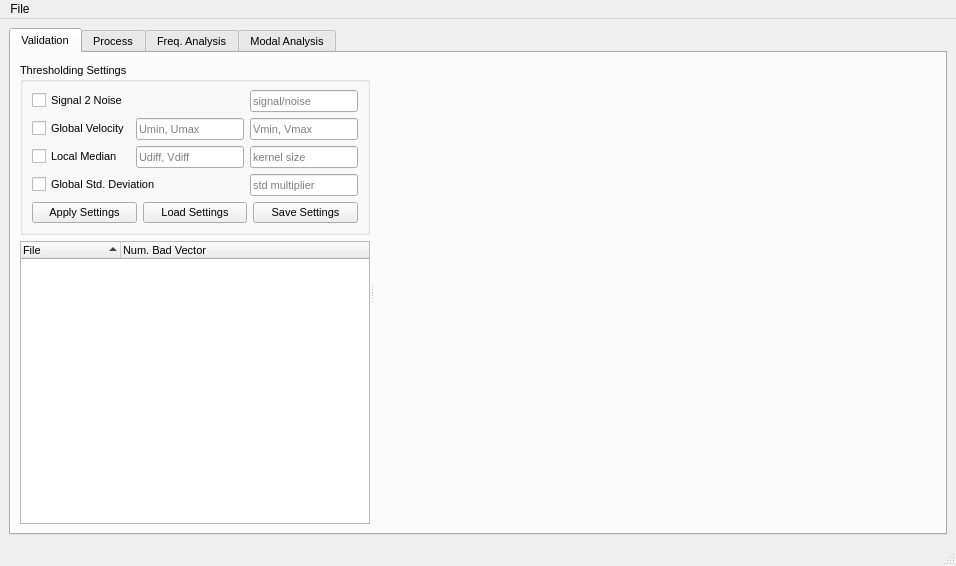
<?xml version="1.0" encoding="UTF-8"?>
<ui version="4.0">
 <class>MainWindow</class>
 <widget class="QMainWindow" name="MainWindow">
  <property name="enabled">
   <bool>true</bool>
  </property>
  <property name="geometry">
   <rect>
    <x>0</x>
    <y>0</y>
    <width>956</width>
    <height>566</height>
   </rect>
  </property>
  <property name="contextMenuPolicy">
   <enum>Qt::DefaultContextMenu</enum>
  </property>
  <property name="acceptDrops">
   <bool>false</bool>
  </property>
  <property name="windowTitle">
   <string>PIV - Build 101</string>
  </property>
  <property name="windowOpacity">
   <double>1.000000000000000</double>
  </property>
  <property name="autoFillBackground">
   <bool>false</bool>
  </property>
  <property name="tabShape">
   <enum>QTabWidget::Rounded</enum>
  </property>
  <widget class="QWidget" name="centralwidget">
   <layout class="QGridLayout" name="gridLayout_3">
    <item row="0" column="0">
     <widget class="QTabWidget" name="Main_tabs">
      <property name="enabled">
       <bool>true</bool>
      </property>
      <property name="font">
       <font>
        <pointsize>8</pointsize>
        <weight>50</weight>
        <italic>false</italic>
        <bold>false</bold>
        <underline>false</underline>
        <strikeout>false</strikeout>
       </font>
      </property>
      <property name="acceptDrops">
       <bool>false</bool>
      </property>
      <property name="accessibleDescription">
       <string/>
      </property>
      <property name="autoFillBackground">
       <bool>false</bool>
      </property>
      <property name="tabPosition">
       <enum>QTabWidget::North</enum>
      </property>
      <property name="tabShape">
       <enum>QTabWidget::Rounded</enum>
      </property>
      <property name="currentIndex">
       <number>0</number>
      </property>
      <property name="elideMode">
       <enum>Qt::ElideNone</enum>
      </property>
      <property name="usesScrollButtons">
       <bool>true</bool>
      </property>
      <property name="documentMode">
       <bool>false</bool>
      </property>
      <property name="tabsClosable">
       <bool>false</bool>
      </property>
      <property name="movable">
       <bool>false</bool>
      </property>
      <property name="tabBarAutoHide">
       <bool>false</bool>
      </property>
      <widget class="QWidget" name="Validation">
       <property name="enabled">
        <bool>true</bool>
       </property>
       <attribute name="title">
        <string>Validation</string>
       </attribute>
       <layout class="QGridLayout" name="gridLayout_4">
        <item row="0" column="0">
         <widget class="QSplitter" name="splitter">
          <property name="sizePolicy">
           <sizepolicy hsizetype="Expanding" vsizetype="Preferred">
            <horstretch>0</horstretch>
            <verstretch>0</verstretch>
           </sizepolicy>
          </property>
          <property name="orientation">
           <enum>Qt::Horizontal</enum>
          </property>
          <widget class="QWidget" name="layoutWidget">
           <layout class="QVBoxLayout" name="verticalLayout" stretch="0,0">
            <item>
             <widget class="QGroupBox" name="settings_GB">
              <property name="enabled">
               <bool>true</bool>
              </property>
              <property name="sizePolicy">
               <sizepolicy hsizetype="Preferred" vsizetype="Preferred">
                <horstretch>0</horstretch>
                <verstretch>0</verstretch>
               </sizepolicy>
              </property>
              <property name="minimumSize">
               <size>
                <width>0</width>
                <height>0</height>
               </size>
              </property>
              <property name="font">
               <font>
                <pointsize>8</pointsize>
                <weight>50</weight>
                <italic>false</italic>
                <bold>false</bold>
                <kerning>true</kerning>
               </font>
              </property>
              <property name="autoFillBackground">
               <bool>false</bool>
              </property>
              <property name="title">
               <string>Thresholding Settings</string>
              </property>
              <property name="alignment">
               <set>Qt::AlignLeading|Qt::AlignLeft|Qt::AlignVCenter</set>
              </property>
              <property name="flat">
               <bool>false</bool>
              </property>
              <property name="checkable">
               <bool>false</bool>
              </property>
              <property name="checked">
               <bool>false</bool>
              </property>
              <layout class="QGridLayout" name="gridLayout_5">
               <item row="0" column="0">
                <layout class="QVBoxLayout" name="verticalLayout_2">
                 <item>
                  <layout class="QGridLayout" name="gridLayout">
                   <item row="1" column="0">
                    <widget class="QCheckBox" name="global_velocity_CB">
                     <property name="enabled">
                      <bool>true</bool>
                     </property>
                     <property name="text">
                      <string>Global Velocity</string>
                     </property>
                    </widget>
                   </item>
                   <item row="1" column="1">
                    <widget class="QLineEdit" name="global_uVelocity_LE">
                     <property name="placeholderText">
                      <string>Umin, Umax</string>
                     </property>
                    </widget>
                   </item>
                   <item row="1" column="2">
                    <widget class="QLineEdit" name="global_vVelocity_LE">
                     <property name="placeholderText">
                      <string>Vmin, Vmax</string>
                     </property>
                    </widget>
                   </item>
                   <item row="2" column="0">
                    <widget class="QCheckBox" name="local_velocity_CB">
                     <property name="enabled">
                      <bool>true</bool>
                     </property>
                     <property name="text">
                      <string>Local Median</string>
                     </property>
                    </widget>
                   </item>
                   <item row="2" column="1">
                    <widget class="QLineEdit" name="local_velocity_LE">
                     <property name="placeholderText">
                      <string>Udiff, Vdiff</string>
                     </property>
                    </widget>
                   </item>
                   <item row="2" column="2">
                    <widget class="QLineEdit" name="local_kernel_LE">
                     <property name="placeholderText">
                      <string>kernel size</string>
                     </property>
                    </widget>
                   </item>
                   <item row="0" column="0">
                    <widget class="QCheckBox" name="s2n_CB">
                     <property name="enabled">
                      <bool>true</bool>
                     </property>
                     <property name="text">
                      <string>Signal 2 Noise</string>
                     </property>
                    </widget>
                   </item>
                   <item row="3" column="0" colspan="2">
                    <widget class="QCheckBox" name="global_std_CB">
                     <property name="enabled">
                      <bool>true</bool>
                     </property>
                     <property name="text">
                      <string>Global Std. Deviation</string>
                     </property>
                    </widget>
                   </item>
                   <item row="0" column="2">
                    <widget class="QLineEdit" name="s2n_LE">
                     <property name="enabled">
                      <bool>true</bool>
                     </property>
                     <property name="whatsThis">
                      <string>&lt;html&gt;&lt;head/&gt;&lt;body&gt;&lt;p&gt;&lt;br/&gt;&lt;/p&gt;&lt;/body&gt;&lt;/html&gt;</string>
                     </property>
                     <property name="text">
                      <string/>
                     </property>
                     <property name="frame">
                      <bool>true</bool>
                     </property>
                     <property name="placeholderText">
                      <string>signal/noise</string>
                     </property>
                    </widget>
                   </item>
                   <item row="3" column="2">
                    <widget class="QLineEdit" name="global_std_LE">
                     <property name="placeholderText">
                      <string>std multiplier</string>
                     </property>
                    </widget>
                   </item>
                  </layout>
                 </item>
                 <item>
                  <layout class="QHBoxLayout" name="horizontalLayout">
                   <item>
                    <widget class="QPushButton" name="apply_settings_PB">
                     <property name="text">
                      <string>Apply Settings</string>
                     </property>
                    </widget>
                   </item>
                   <item>
                    <widget class="QPushButton" name="load_settings_PB">
                     <property name="text">
                      <string>Load Settings</string>
                     </property>
                    </widget>
                   </item>
                   <item>
                    <widget class="QPushButton" name="save_settings_PB">
                     <property name="enabled">
                      <bool>true</bool>
                     </property>
                     <property name="text">
                      <string>Save Settings</string>
                     </property>
                    </widget>
                   </item>
                  </layout>
                 </item>
                </layout>
               </item>
              </layout>
             </widget>
            </item>
            <item>
             <widget class="QTreeWidget" name="files_TW">
              <property name="enabled">
               <bool>true</bool>
              </property>
              <property name="sizePolicy">
               <sizepolicy hsizetype="Expanding" vsizetype="Expanding">
                <horstretch>0</horstretch>
                <verstretch>0</verstretch>
               </sizepolicy>
              </property>
              <property name="minimumSize">
               <size>
                <width>0</width>
                <height>0</height>
               </size>
              </property>
              <property name="autoScroll">
               <bool>true</bool>
              </property>
              <property name="indentation">
               <number>0</number>
              </property>
              <property name="itemsExpandable">
               <bool>true</bool>
              </property>
              <property name="sortingEnabled">
               <bool>true</bool>
              </property>
              <property name="animated">
               <bool>true</bool>
              </property>
              <property name="allColumnsShowFocus">
               <bool>false</bool>
              </property>
              <property name="wordWrap">
               <bool>false</bool>
              </property>
              <property name="headerHidden">
               <bool>false</bool>
              </property>
              <attribute name="headerShowSortIndicator" stdset="0">
               <bool>true</bool>
              </attribute>
              <attribute name="headerStretchLastSection">
               <bool>true</bool>
              </attribute>
              <column>
               <property name="text">
                <string>File</string>
               </property>
              </column>
              <column>
               <property name="text">
                <string>Num. Bad Vector</string>
               </property>
              </column>
             </widget>
            </item>
           </layout>
          </widget>
          <widget class="QWidget" name="plot_widget" native="true">
           <property name="enabled">
            <bool>true</bool>
           </property>
           <property name="sizePolicy">
            <sizepolicy hsizetype="Preferred" vsizetype="Preferred">
             <horstretch>1</horstretch>
             <verstretch>1</verstretch>
            </sizepolicy>
           </property>
           <property name="minimumSize">
            <size>
             <width>450</width>
             <height>0</height>
            </size>
           </property>
           <property name="autoFillBackground">
            <bool>false</bool>
           </property>
          </widget>
         </widget>
        </item>
       </layout>
      </widget>
      <widget class="QWidget" name="Process">
       <attribute name="title">
        <string>Process</string>
       </attribute>
       <widget class="QLabel" name="label_4">
        <property name="geometry">
         <rect>
          <x>13</x>
          <y>13</y>
          <width>451</width>
          <height>22</height>
         </rect>
        </property>
        <property name="font">
         <font>
          <pointsize>9</pointsize>
         </font>
        </property>
        <property name="text">
         <string>This part of the program is still under development.</string>
        </property>
       </widget>
      </widget>
      <widget class="QWidget" name="FrequencyAnalysis">
       <attribute name="title">
        <string>Freq. Analysis</string>
       </attribute>
       <widget class="QLabel" name="label_5">
        <property name="geometry">
         <rect>
          <x>13</x>
          <y>13</y>
          <width>431</width>
          <height>22</height>
         </rect>
        </property>
        <property name="font">
         <font>
          <pointsize>9</pointsize>
         </font>
        </property>
        <property name="text">
         <string>This part of the program is still under development.</string>
        </property>
       </widget>
      </widget>
      <widget class="QWidget" name="ModalAnalysis">
       <attribute name="title">
        <string>Modal Analysis</string>
       </attribute>
       <widget class="QLabel" name="label_6">
        <property name="geometry">
         <rect>
          <x>13</x>
          <y>13</y>
          <width>471</width>
          <height>22</height>
         </rect>
        </property>
        <property name="font">
         <font>
          <pointsize>9</pointsize>
         </font>
        </property>
        <property name="text">
         <string>This part of the program is still under development.</string>
        </property>
       </widget>
      </widget>
     </widget>
    </item>
   </layout>
  </widget>
  <widget class="QMenuBar" name="menubar">
   <property name="geometry">
    <rect>
     <x>0</x>
     <y>0</y>
     <width>956</width>
     <height>31</height>
    </rect>
   </property>
   <widget class="QMenu" name="menuFile">
    <property name="title">
     <string>File</string>
    </property>
    <addaction name="actionload_files"/>
    <addaction name="actionexit"/>
   </widget>
   <addaction name="menuFile"/>
  </widget>
  <widget class="QStatusBar" name="statusBar"/>
  <action name="actionload_files">
   <property name="text">
    <string>Load Files</string>
   </property>
  </action>
  <action name="actionexit">
   <property name="text">
    <string>Exit</string>
   </property>
  </action>
 </widget>
 <resources/>
 <connections/>
</ui>
